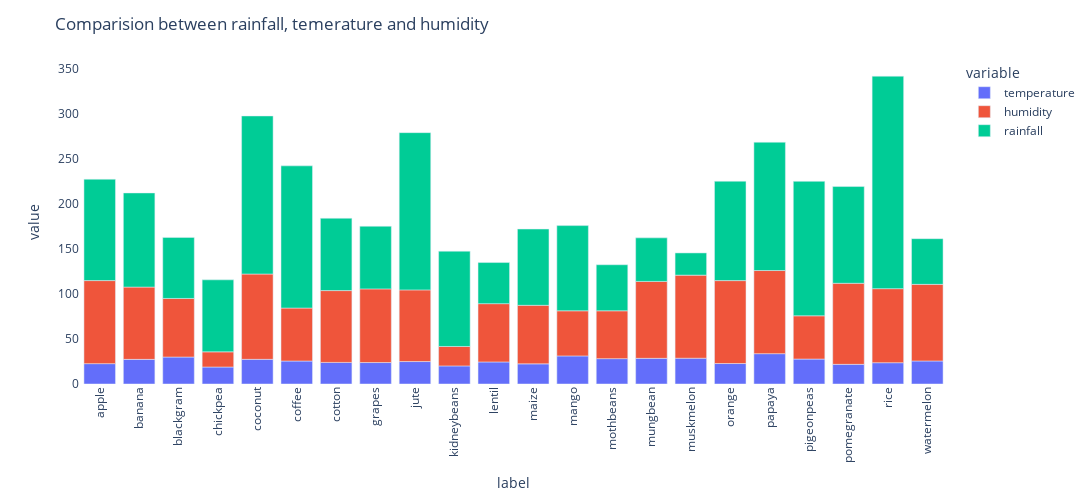

Source (notebook cell):
### Markdown cell above
### Comparision between Temperature, Humidity and Ranifall

### Code cell
fig = px.bar(crop_summary, x=crop_summary.index, y=["temperature", "humidity", "rainfall"])
fig.update_layout(title_text="Comparision between rainfall, temerature and humidity",
                  plot_bgcolor='white',
                  xaxis_tickangle=-90,
                  width=1200,
                 height=500)

fig.update_xaxes(showgrid=False)
fig.update_yaxes(showgrid=False)
fig.show()

### Figure 1 — Plotly figure (JSON) as saved in the notebook; plotly's stock layout.template omitted (floating-point values rounded to 4 significant figures)
{"data": [{"hovertemplate": "variable=temperature<br>label=%{x}<br>value=%{y}<extra></extra>", "legendgroup": "temperature", "marker": {"color": "#636efa", "pattern": {"shape": ""}}, "name": "temperature", "orientation": "v", "showlegend": true, "textposition": "auto", "type": "bar", "x": ["apple", "banana", "blackgram", "chickpea", "coconut", "coffee", "cotton", "grapes", "jute", "kidneybeans", "lentil", "maize", "mango", "mothbeans", "mungbean", "muskmelon", "orange", "papaya", "pigeonpeas", "pomegranate", "rice", "watermelon"], "xaxis": "x", "y": [22.63, 27.38, 29.97, 18.87, 27.41, 25.54, 23.99, 23.85, 24.96, 20.12, 24.51, 22.39, 31.21, 28.19, 28.53, 28.66, 22.77, 33.72, 27.74, 21.84, 23.69, 25.59], "yaxis": "y"}, {"hovertemplate": "variable=humidity<br>label=%{x}<br>value=%{y}<extra></extra>", "legendgroup": "humidity", "marker": {"color": "#EF553B", "pattern": {"shape": ""}}, "name": "humidity", "orientation": "v", "showlegend": true, "textposition": "auto", "type": "bar", "x": ["apple", "banana", "blackgram", "chickpea", "coconut", "coffee", "cotton", "grapes", "jute", "kidneybeans", "lentil", "maize", "mango", "mothbeans", "mungbean", "muskmelon", "orange", "papaya", "pigeonpeas", "pomegranate", "rice", "watermelon"], "xaxis": "x", "y": [92.33, 80.36, 65.12, 16.86, 94.84, 58.87, 79.84, 81.88, 79.64, 21.61, 64.8, 65.09, 50.16, 53.16, 85.5, 92.34, 92.17, 92.4, 48.06, 90.13, 82.27, 85.16], "yaxis": "y"}, {"hovertemplate": "variable=rainfall<br>label=%{x}<br>value=%{y}<extra></extra>", "legendgroup": "rainfall", "marker": {"color": "#00cc96", "pattern": {"shape": ""}}, "name": "rainfall", "orientation": "v", "showlegend": true, "textposition": "auto", "type": "bar", "x": ["apple", "banana", "blackgram", "chickpea", "coconut", "coffee", "cotton", "grapes", "jute", "kidneybeans", "lentil", "maize", "mango", "mothbeans", "mungbean", "muskmelon", "orange", "papaya", "pigeonpeas", "pomegranate", "rice", "watermelon"], "xaxis": "x", "y": [112.7, 104.6, 67.88, 80.06, 175.7, 158.1, 80.4, 69.61, 174.8, 105.9, 45.68, 84.77, 94.7, 51.2, 48.4, 24.69, 110.5, 142.6, 149.5, 107.5, 236.2, 50.79], "yaxis": "y"}], "layout": {"barmode": "relative", "height": 500, "legend": {"title": {"text": "variable"}, "tracegroupgap": 0}, "margin": {"t": 60}, "plot_bgcolor": "white", "title": {"text": "Comparision between rainfall, temerature and humidity"}, "width": 1200, "xaxis": {"anchor": "y", "domain": [0, 1], "showgrid": false, "tickangle": -90, "title": {"text": "label"}}, "yaxis": {"anchor": "x", "domain": [0, 1], "showgrid": false, "title": {"text": "value"}}}}
